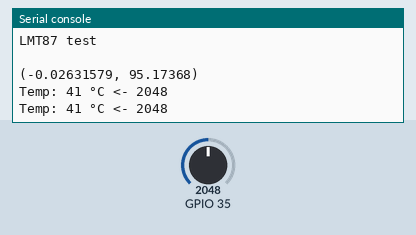
The program below on a simulated ESP32 board running MicroPython. On the bench: the last lines printed to the serial console. The inputs (shaded band) are chosen by the test bench; at power-on: GPIO 35 = 2048 (analog values on the 0–4095 scale).

Above: at 1.2 s.
1.3 s: GPIO 35 set to 2866
At 2.6 s:
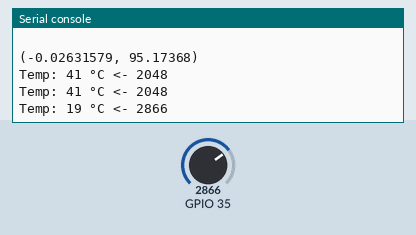
2.8 s: GPIO 35 set to 3603
At 3.9 s:
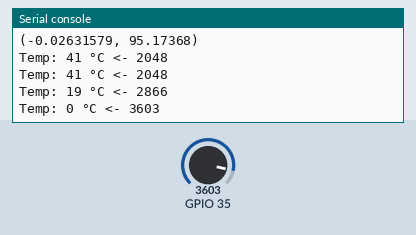
Timing chart, 0 to 5.8 s (numbered marks = the images above; inputs shaded):
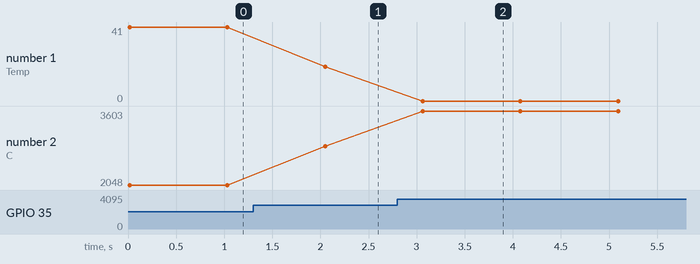

The program:

LMT87.py
```python
# A simple LMT87 test program
from time import sleep
from lmt87 import LMT87

#####
# CONFIGURATION
pin_lmt87=35

# Calibration Values
t1 = 25.2
adc1 = 2659
t2 = 24.2
adc2 = 2697

#####
# OBJECTS
temp=LMT87(pin_lmt87)

#####
# PROGRAM

print("LMT87 test\n")

print(temp.calibrate(t1, adc1, t2, adc2))

while True:
	adc_val = temp.get_adc_value()
	temperature = temp.get_temperature()
	print("Temp: %d °C <- %d" % (temperature, adc_val))

	sleep(1)
```

lmt87.py
```python
# A library to use one of the LMT84 temperature sensors using
# an ESP32. Normally using an analog sensor is straight
# forward with an MCU. But the ADCs in the ESP32 is the worst
# implementation of an ADCs ever seen.
# IT IS SILICON ABUSE.
#
# ESP32-ADC is not: U = Umax * ADC / (2^bit_width - 1)
# thus ADC is not : ADC = U * (2^bit_width - 1) / Umax
#
# This library mitigates some of the problems:
# - noise: by averaging over a series of measurement
# - 100 mV late start, and
# - non linearity: by enabling in situ calibration
#
# How to calibrate
#   You only need to do this ones, if you save alpha and beta
#   Make a note of the Temperature1 and the return ADC1 value from get_adc_value()
#   Change the temperature and let the temperature around the LMT84 settle
#   Make a note of the Temperature2 and the return ADC2 value from get_adc_value()
#   In the main program save the Temperature1, ADC1, Temperature2, ADC2 values
#   Evoke calibrate(Temperature1, ADC1, Temperature2, ADC2)


from machine import ADC, Pin

class LMT87:
    __alpha = -0.02631579
    __beta = 95.17369
    __adc = None


    def __init__(self, pin_adc, alpha = -0.02631579, beta = 95.17369):

        self.__adc = ADC(Pin(pin_adc))
        # 100 mV to 1,25 V, i.e. from about -40 °C and up to 150 °C
        # Modify this for the LMT84, LMT85 or LMT86 all having a different voltage range
        self.__adc.atten(ADC.ATTN_11DB)
        # The width affects the calibration, i.e. adc1 and adc2 thus alpha, beta
        # Set here just in case it was set to another width outside this library
        self.__adc.width(ADC.WIDTH_12BIT)

        self.__alfa = alpha
        self.__beta = beta


    # Calculate the alpha and beta values in the temp = alpha adc + beta equation
    # If adc1 = adc2 then calibration is not done and the function returns None, otherise alpha and beta values are returned
    def calibrate(self, temp1, adc1, temp2, adc2):

        if adc1 == adc2:               # Invalid values when adc1 = adc2 as it leads to a divide by zero
            return None

        self.__alpha = (temp2 - temp1) / (adc2 - adc1)
        self.__beta = temp2 - self.__alpha * adc2   # or beta = temp1 - alpha * adc1

        return self.__alpha, self.__beta


    # Returns the value from the ADC averaged over 256 measurements
    def get_adc_value(self):
        self.__adc.width(ADC.WIDTH_12BIT) # "Reset" here just in case it was changed to another width outside this library

        adc_val = 0
        for i in range(256):
            adc_val += self.__adc.read()
        adc_val = adc_val >> 8

        return adc_val


    # Returns the temperature averaged over avg_exp measurements
    def get_temperature(self, avg_exp = 6):

        if avg_exp in (0, 1, 2, 4, 5, 6, 7, 8): # 2^0 = 1, 2^1 = 2, 2^2 = 4, ... 2^8 = 256

            self.__adc.width(ADC.WIDTH_12BIT) # "Reset" here just in case it was set to another width outside this library

            adc_val = 0
            for i in range(1 << avg_exp):
                adc_val += self.__adc.read()
            adc_val = adc_val >> avg_exp

            temp = self.__alpha * adc_val + self.__beta

            return temp

        # Invalid average exponent
        return None
```

Measured:
- after the input at 1.3 s, the serial console: prints a new line after 0.75 s (image 1)
- after the input at 2.8 s, the serial console: prints a new line after 0.26 s (image 2)
- plotted number 1: 41 → 19 after the input at 1.3 s, 19 → 0 after the input at 2.8 s
- plotted number 2: 2048 → 2866 after the input at 1.3 s, 2866 → 3603 after the input at 2.8 s
